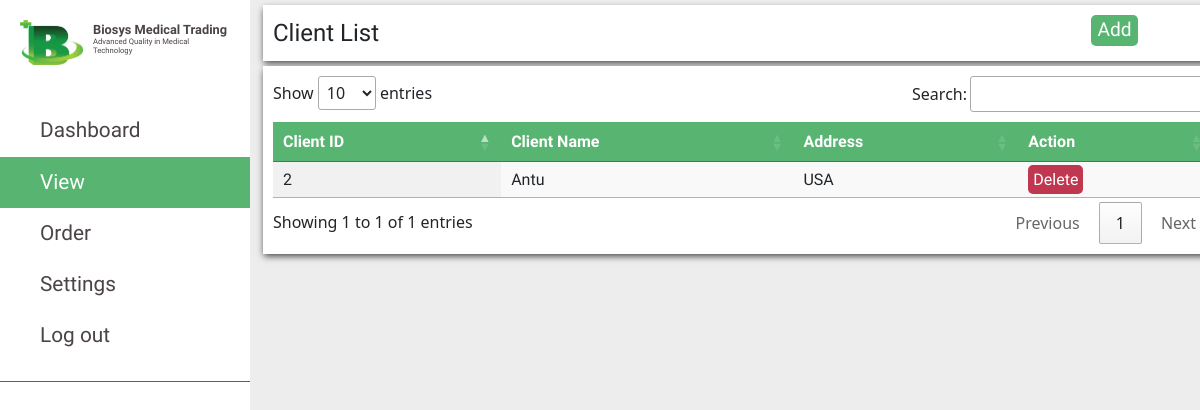
Page /php/viewClientPage.php (signed in) on the committed database.
### tables this page shows
CREATE TABLE `clients` (
  `ClientId` int(10) NOT NULL,
  `ClientName` varchar(50) NOT NULL,
  `ClientAddress` varchar(50) NOT NULL
);

### php/viewClientPage.php (the view, shortened to what this page needs)
<html>
	<?php $page = 'viewPage'; include('../include/header.php');?>
	<?php include('../include/navbar.php');?>
	<?php include('../database/db.php');?>
	<body>
		<div class="label clientList">Client List
			<button id="myBtn">Add</button>
		</div>
		<table id="client_list" class="display">
			<thead>
				<tr>
					<th>Client ID</th>
					<th>Client Name</th>
					<th>Address</th>
					<th>Action</th>
				</tr>
			</thead>
				<tbody>
					<?php
						$sql = "SELECT * FROM clients";
						$result = $conn->query($sql);
					?>
					<?php if ($result->num_rows > 0): ?>
						<?php while($row = $result->fetch_assoc()): ?>
							<tr>
								<td><?php echo $row["ClientId"]; ?></td>
								<td><?php echo $row["ClientName"]; ?></td>
								<td><?php echo $row["ClientAddress"]; ?></td>
								<td><a onclick="return alert('Client Deleted');" href="../actions/client_delete.php?cid=<?php echo $row["ClientId"];?>" class="action delete">Delete</td>
							</tr>
						<?php endwhile; ?>
					<?php endif; ?>
				</tbody>
		</table>
	</body>
</html>

### css/table.css (style rules this page uses)
table { background:white; border-color:black; font-family: 'Arya', sans-serif; }
thead { background:#57B471; color:white; }
.delete { background-color:#C03750; color:white; }
.action { border:none; border-radius: 5px; padding:5px; }

### css/ViewOrder.css (style rules this page uses)
body { background-color: #ededed; }
.label { width:80%; margin-top:5px; margin-left: 263px; float:left; background-color: white; font-size: 1.5em; padding:10px; font-family: 'Arya', sans-serif; box-shadow: 0px 3px 7px -1px rgba(0,0,0,0.75); -webkit-box-shadow: 0px 3px 7px -1px rgba(0,0,0,0.75); -moz-box-shadow: 0px 3px 7px -1px rgba(0,0,0,0.75); }

### css/modal.css (style rules this page uses)
#mybtn { float: right; margin-right: 75px; border: none; background-color: #57B471; border-radius:5px; width: 5%; color: white; font-size: 1.2rem; }

### css/navbar.css (style rules this page uses)
a, a:hover, a:focus { color: inherit; text-decoration: none; transition: all 0.3s; }

### rows in the picture
clients: ClientId "2", ClientName "Antu", ClientAddress "USA"
